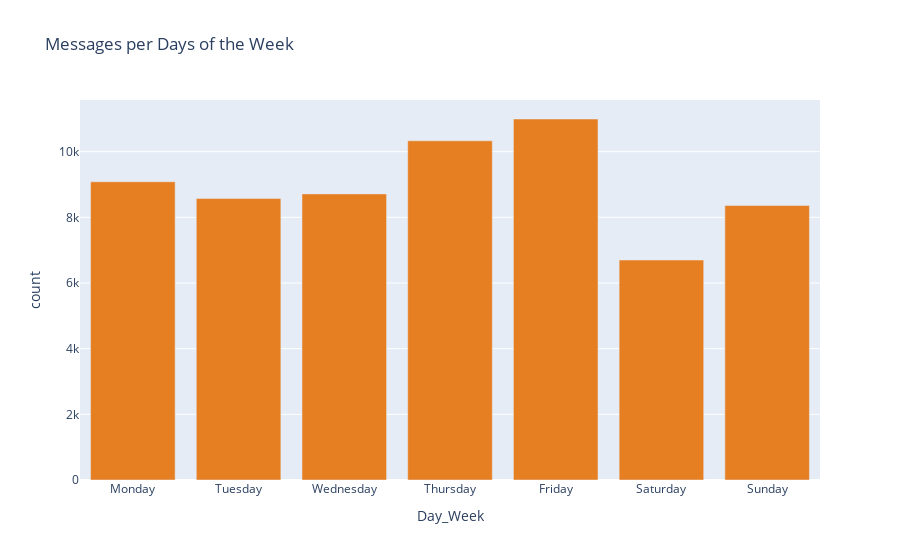

The notebook cell this image was saved under:
### Code cell
day_week = ["Monday", "Tuesday", "Wednesday", "Thursday", "Friday", "Saturday", "Sunday"]

px.bar(pd.DataFrame(df["Day_Week"].value_counts().reindex(day_week, axis=0).reset_index()), 
             x = "Day_Week", 
             y = "count",
             title = "Messages per Days of the Week",
             color_discrete_sequence = ["#E67E22"])

### Figure 1 — Plotly figure (JSON) as saved in the notebook; plotly's stock layout.template omitted (floating-point values rounded to 4 significant figures)
{"data": [{"alignmentgroup": "True", "hovertemplate": "Day_Week=%{x}<br>count=%{y}<extra></extra>", "legendgroup": "", "marker": {"color": "#E67E22", "pattern": {"shape": ""}}, "name": "", "offsetgroup": "", "orientation": "v", "showlegend": false, "textposition": "auto", "type": "bar", "x": ["Monday", "Tuesday", "Wednesday", "Thursday", "Friday", "Saturday", "Sunday"], "xaxis": "x", "y": [9083, 8572, 8714, 10331, 10995, 6700, 8359], "yaxis": "y"}], "layout": {"barmode": "relative", "legend": {"tracegroupgap": 0}, "title": {"text": "Messages per Days of the Week"}, "xaxis": {"anchor": "y", "domain": [0, 1], "title": {"text": "Day_Week"}}, "yaxis": {"anchor": "x", "domain": [0, 1], "title": {"text": "count"}}}}
